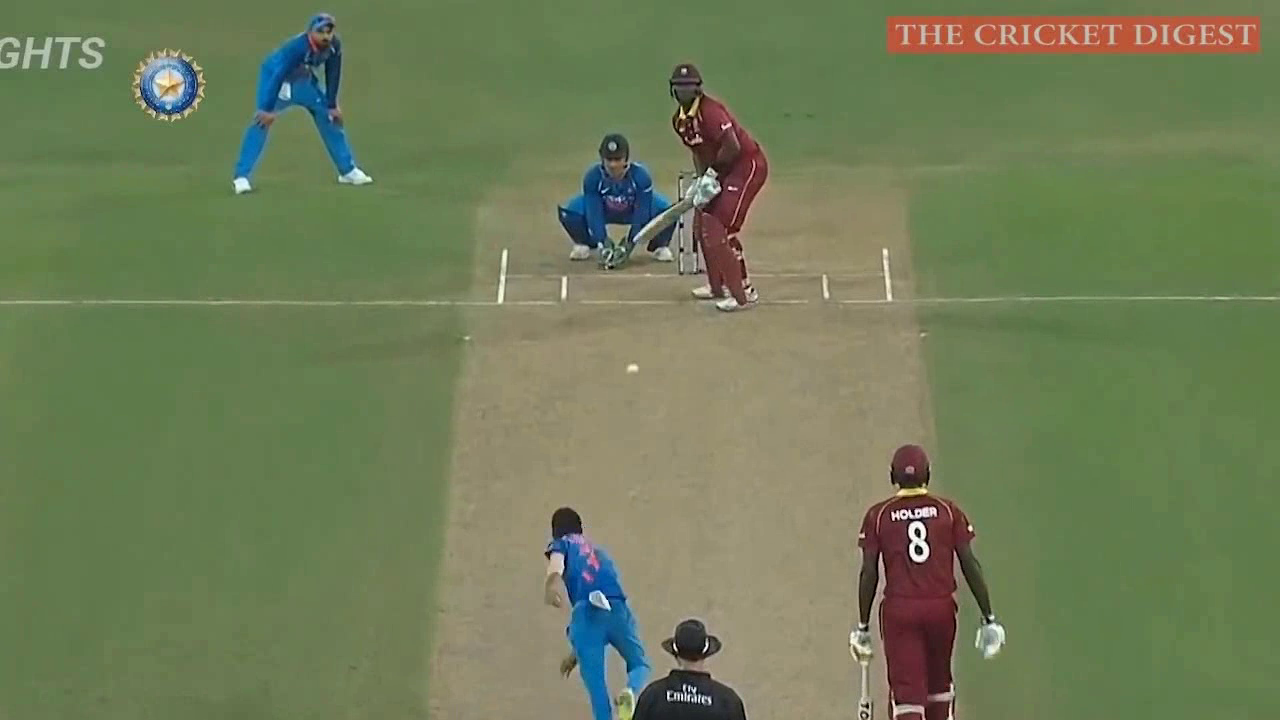
#> input picture frame 3 of video.mp4, 1280 x 720 px
$ python Main.py
#> lines starting #> are read from the running program, lines starting #| are printed output that depends on the picture; after the words box and inside, x2 and y2 are one past the last pixel; in counts of white or black regions, pixels touching at a corner belong together
### FrameSeg.py
import cv2
import numpy as np

def vidSegment(vid,crop):

        count = 0  # to find no.of frames
        while True:
            flag, image = vid.read()
#> image is the input picture: shape (720, 1280, 3); mean B, G, R 87.9, 123.8, 111.6
            print("Flag", flag)
#| Flag True
            if(flag == 0):
                break

            #Cropping
            image = image[crop[0]:crop[1], crop[2]:crop[3]]
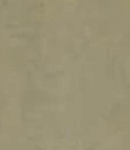
#> image: shape (150, 130, 3); mean B, G, R 117, 146.3, 154.1

            cv2.imwrite("/home/qubercomm/Project/Frames/frame" +str(count)+".jpg", image)
            count += 1

        vid.release()
        return count

### Main.py
import cv2
import numpy as np
from tkinter import *

# Other modules imported
import FrameSeg as fs
import BallDetection as bd
import PadDetection as pd
import DecisionMaking as dm


top = Tk()
top.geometry("150x100")

path = '/home/qubercomm/Project/video.mp4'  # path to the video file

#Input Video
vid = cv2.VideoCapture(path)

#Frame Segmentation
crop = [450,600,670,800]
frame_count = fs.vidSegment(vid,crop)

# Color boundaries
boundVal = ([0, 0, 10], [100, 100, 255])

# Max and Min Radius of the Ball
min_rad, max_rad = [7,14]

#Ball and Pad detection
flag = 0
for j in range(frame_count):    # Loop over the frames

    txt = "/home/qubercomm/Project/Frames/frame"+str(j)+".jpg" # path to the extracted frames.

    img = cv2.imread(txt.format(val = j),cv2.IMREAD_COLOR)

    # Ball Detection
    ball = bd.ballDetect(img, min_rad, max_rad)

    #Pad Detection
    pad = pd.padDetect(img, boundVal)

    #Decision Making
    flag, intersected = dm.isIntersect(ball, pad)

    output = np.hstack([ball, pad])
    cv2.imshow("Decision Making",output)
    cv2.imshow("Making",intersected)
    cv2.waitKey(0)

    if (flag):
        decision = Label(top,text = "Out!",font=("Helvetica", 22)).place(x=10,y =10)
        break


if(flag==0):
    decision = Label(top,text = "Not Out!",font=("Helvetica", 22)).place(x=10,y =10)

top.mainloop()

$ run again, starting later in the video
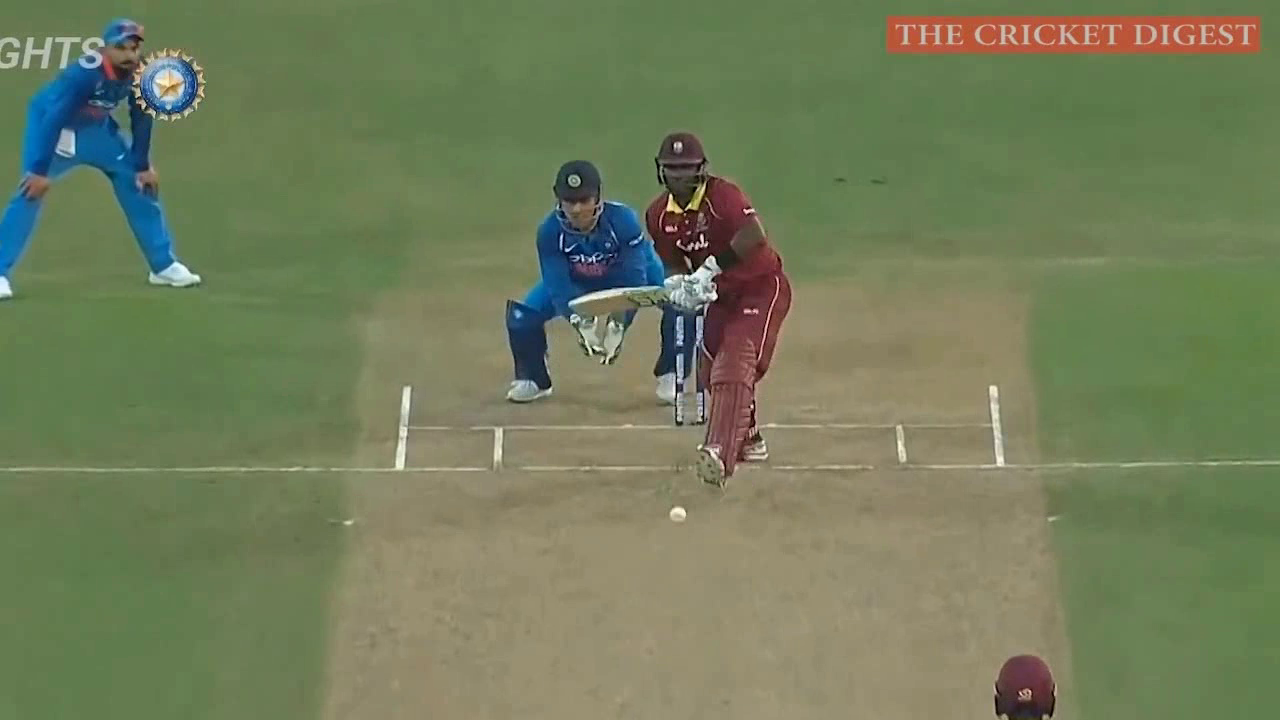
#> input picture frame 14 of video.mp4, 1280 x 720 px
#> in vidSegment, image is the input picture: shape (720, 1280, 3); mean B, G, R 90.6, 124.4, 114
#| Flag True
#> in vidSegment, `image = image[crop[0]:crop[1], crop[2]:crop[3]]`:
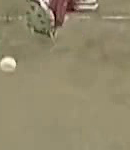
#> image: shape (150, 130, 3); mean B, G, R 108.2, 136.8, 146

$ run again, starting later in the video
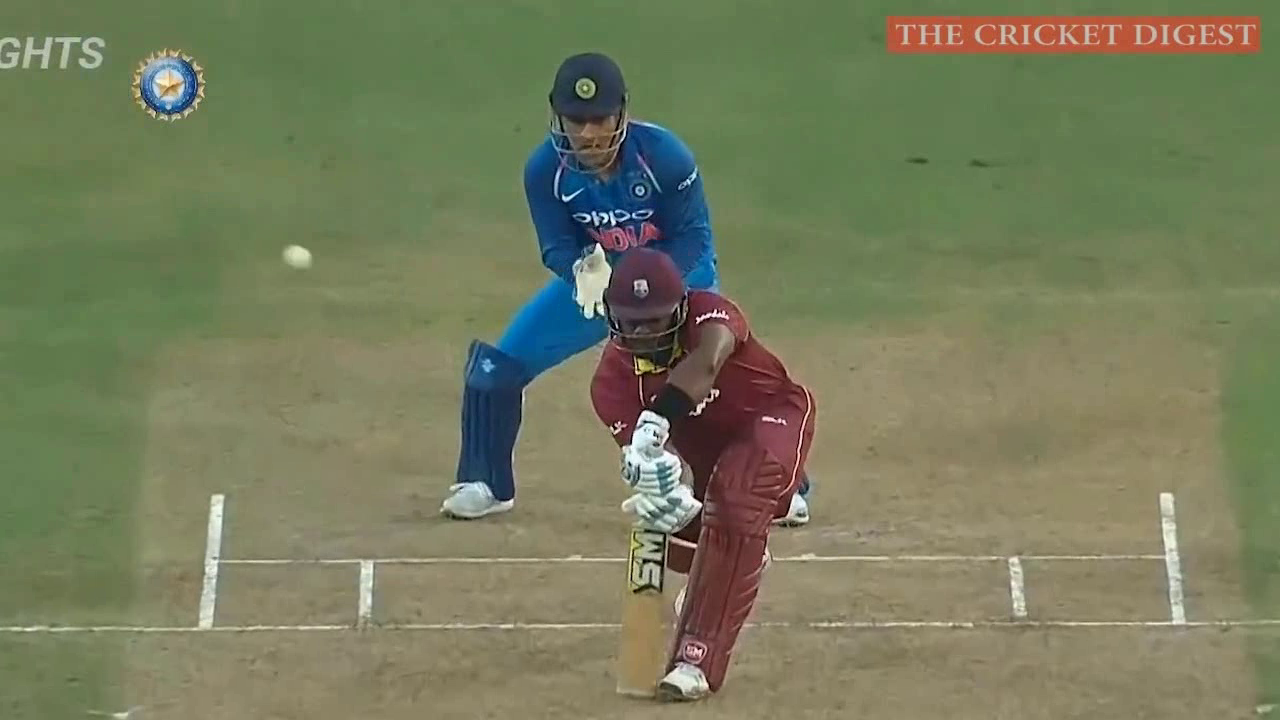
#> input picture frame 25 of video.mp4, 1280 x 720 px
#> in vidSegment, image is the input picture: shape (720, 1280, 3); mean B, G, R 92.6, 123.2, 117.9
#| Flag True
#> image: shape (150, 130, 3)
#> in ballDetect, ``:
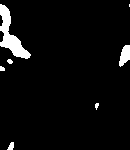
#> thresh: shape (150, 130); 4.6% white; 7 white regions (2 under 20 px), largest, box (x1, y1, x2, y2) and area: (0, 4, 31, 59) 633, (119, 45, 130, 67) 163, (7, 142, 14, 150) 38, (7, 59, 13, 64) 22, (0, 66, 5, 71) 21
#> canny_output: shape (150, 130); 1.3% white in thin lines or dots
#> contours = 11 contours, 10 with area under 20; largest, box (x1, y1, x2, y2) and area: (7, 58, 13, 64) 20
#> in ballDetect, ``: contours_poly = 11 items
#> the loop in ballDetect, `` made 11 passes
#> after the loop in ballDetect, ``: centers = [(9.5, 145), (96, 104.5), (96, 105.5), (2, 67.5), (9.69, 60.62), (9.5, 61), (124, 55), (1, 35.5), (0.5, 20), (129, 5), (14, 30.5)]; contours_poly = 11 contours, 10 with area under 20; largest, box (x1, y1, x2, y2) and area: (0, 3, 31, 59) 26; radius = [4.72, 2.69, 3.64, 3.2, 2.71, 3.2, 12.08, 5.59, 5.03, 1, 30.86]
#> the loop in ballDetect, `` made 11 passes
#> flag = 0
#> `output = np.hstack([ball, pad])`:
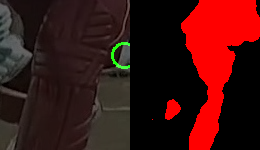
#> output: shape (150, 260, 3); mean B, G, R 15.4, 17.5, 63.3
